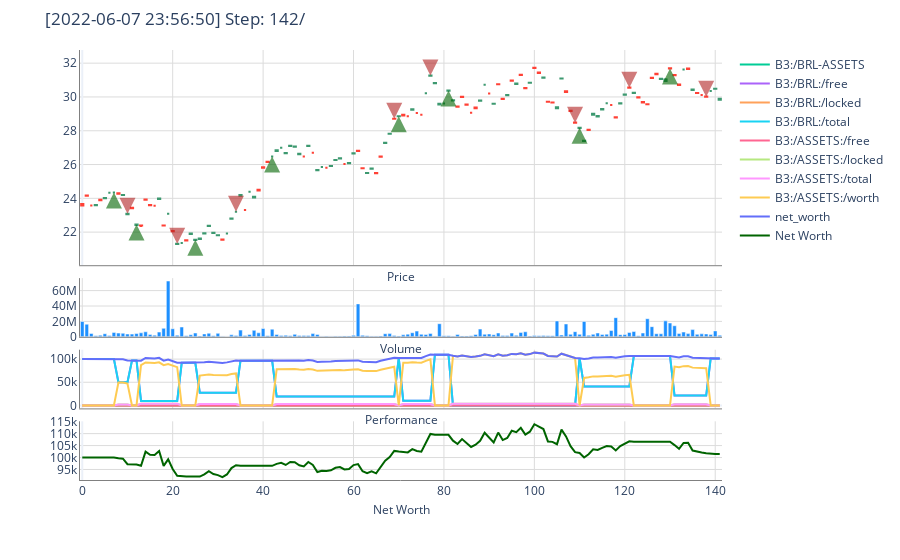

The notebook cell this image was saved under:
### Code cell
# 1. Instantiate the evaluation environment
env, portfolio = create_eval_env({
    "window_size": window_size
})

# 2. Run until episode ends
episode_reward = 0
done = False
obs = env.reset()

while not done:
    action = agent.compute_single_action(obs)
    obs, reward, done, info = env.step(action)
    episode_reward += reward
    
env.render()

portfolio.ledger.as_frame().head(10)

### Figure 1 — Plotly figure (JSON) as saved in the notebook; plotly's stock layout.template omitted (floating-point values rounded to 4 significant figures; data arrays with more than 128 entries replaced by an {"elided": "..."} marker saying what was removed)
{"data": [{"close": {"elided": "142 float values"}, "high": {"elided": "142 float values"}, "low": {"elided": "142 float values"}, "name": "Price", "open": {"elided": "142 float values"}, "showlegend": false, "type": "candlestick", "uid": "a53b54c4-5fd5-483d-9b2b-dbf47e9756a3", "xaxis": "x", "yaxis": "y"}, {"marker": {"color": "DodgerBlue"}, "name": "Volume", "showlegend": false, "type": "bar", "uid": "d9542782-8480-4851-b1e0-00725dd4cb77", "xaxis": "x2", "y": {"elided": "142 float values"}, "yaxis": "y2"}, {"mode": "lines", "name": "B3:/BRL-ASSETS", "type": "scatter", "uid": "ae4aad45-42c3-4a34-9128-117d361ce457", "xaxis": "x3", "y": {"elided": "142 float values"}, "yaxis": "y3"}, {"mode": "lines", "name": "B3:/BRL:/free", "type": "scatter", "uid": "e6844666-ade6-45b4-88e1-b400b448c065", "xaxis": "x3", "y": {"elided": "142 float values"}, "yaxis": "y3"}, {"mode": "lines", "name": "B3:/BRL:/locked", "type": "scatter", "uid": "5e6d5e88-6b53-467f-984b-437e83180e46", "xaxis": "x3", "y": {"elided": "142 int values"}, "yaxis": "y3"}, {"mode": "lines", "name": "B3:/BRL:/total", "type": "scatter", "uid": "0df26acf-289b-4d46-a972-d262b4ac0f06", "xaxis": "x3", "y": {"elided": "142 float values"}, "yaxis": "y3"}, {"mode": "lines", "name": "B3:/ASSETS:/free", "type": "scatter", "uid": "7b03dcde-64f6-4cce-9350-ff393de7a20f", "xaxis": "x3", "y": {"elided": "142 int values"}, "yaxis": "y3"}, {"mode": "lines", "name": "B3:/ASSETS:/locked", "type": "scatter", "uid": "f7f4852e-7264-492e-b94b-df15b9693a15", "xaxis": "x3", "y": {"elided": "142 float values"}, "yaxis": "y3"}, {"mode": "lines", "name": "B3:/ASSETS:/total", "type": "scatter", "uid": "2652b461-878a-4b70-acbf-90e607c59517", "xaxis": "x3", "y": {"elided": "142 float values"}, "yaxis": "y3"}, {"mode": "lines", "name": "B3:/ASSETS:/worth", "type": "scatter", "uid": "ceee45ec-8382-4b04-b851-30e4d668b107", "xaxis": "x3", "y": {"elided": "142 float values"}, "yaxis": "y3"}, {"mode": "lines", "name": "net_worth", "type": "scatter", "uid": "4d8d26ce-82e4-4456-b446-3d723e7dfe78", "xaxis": "x3", "y": {"elided": "142 float values"}, "yaxis": "y3"}, {"marker": {"color": "DarkGreen"}, "mode": "lines", "name": "Net Worth", "type": "scatter", "uid": "47dcf17b-7130-4496-aff1-13ba345f88b2", "xaxis": "x4", "y": {"elided": "142 float values"}, "yaxis": "y4"}], "layout": {"annotations": [{"arrowcolor": "FireBrick", "arrowhead": 2, "arrowsize": 0.8, "arrowwidth": 4, "ax": 0, "ay": -15, "hoverlabel": {"bgcolor": "FireBrick"}, "hovertext": "Step 139 [2022-04-27]<br>SELL 2671.69 ASSETS @ 30.01 BRL MARKET<br>Total: 80177.42 BRL - Comm.: 9.38 ASSETS", "opacity": 0.6, "showarrow": true, "x": 138, "xref": "x", "y": 30.01, "yref": "y"}, {"arrowcolor": "DarkGreen", "arrowhead": 2, "arrowsize": 0.8, "arrowwidth": 4, "ax": 0, "ay": 15, "hoverlabel": {"bgcolor": "DarkGreen"}, "hovertext": "Step 131 [2022-04-13]<br>BUY 2681.07 ASSETS @ 31.69 BRL MARKET<br>Total: 84963.01 BRL - Comm.: 298.41 BRL", "opacity": 0.6, "showarrow": true, "x": 130, "xref": "x", "y": 31.69, "yref": "y"}, {"arrowcolor": "FireBrick", "arrowhead": 2, "arrowsize": 0.8, "arrowwidth": 4, "ax": 0, "ay": -15, "hoverlabel": {"bgcolor": "FireBrick"}, "hovertext": "Step 122 [2022-03-31]<br>SELL 2154.42 ASSETS @ 30.55 BRL MARKET<br>Total: 65817.53 BRL - Comm.: 7.57 ASSETS", "opacity": 0.6, "showarrow": true, "x": 121, "xref": "x", "y": 30.55, "yref": "y"}, {"arrowcolor": "DarkGreen", "arrowhead": 2, "arrowsize": 0.8, "arrowwidth": 4, "ax": 0, "ay": 15, "hoverlabel": {"bgcolor": "DarkGreen"}, "hovertext": "Step 111 [2022-03-16]<br>BUY 2161.99 ASSETS @ 28.18 BRL MARKET<br>Total: 60924.88 BRL - Comm.: 213.99 BRL", "opacity": 0.6, "showarrow": true, "x": 110, "xref": "x", "y": 28.18, "yref": "y"}, {"arrowcolor": "FireBrick", "arrowhead": 2, "arrowsize": 0.8, "arrowwidth": 4, "ax": 0, "ay": -15, "hoverlabel": {"bgcolor": "FireBrick"}, "hovertext": "Step 110 [2022-03-15]<br>SELL 3579.14 ASSETS @ 28.47 BRL MARKET<br>Total: 101898.12 BRL - Comm.: 12.57 ASSETS", "opacity": 0.6, "showarrow": true, "x": 109, "xref": "x", "y": 28.47, "yref": "y"}, {"arrowcolor": "DarkGreen", "arrowhead": 2, "arrowsize": 0.8, "arrowwidth": 4, "ax": 0, "ay": 15, "hoverlabel": {"bgcolor": "DarkGreen"}, "hovertext": "Step 82 [2022-02-01]<br>BUY 3591.71 ASSETS @ 30.38 BRL MARKET<br>Total: 109116.29 BRL - Comm.: 383.25 BRL", "opacity": 0.6, "showarrow": true, "x": 81, "xref": "x", "y": 30.38, "yref": "y"}, {"arrowcolor": "FireBrick", "arrowhead": 2, "arrowsize": 0.8, "arrowwidth": 4, "ax": 0, "ay": -15, "hoverlabel": {"bgcolor": "FireBrick"}, "hovertext": "Step 78 [2022-01-26]<br>SELL 3173.97 ASSETS @ 31.27 BRL MARKET<br>Total: 99250.04 BRL - Comm.: 11.15 ASSETS", "opacity": 0.6, "showarrow": true, "x": 77, "xref": "x", "y": 31.27, "yref": "y"}, {"arrowcolor": "DarkGreen", "arrowhead": 2, "arrowsize": 0.8, "arrowwidth": 4, "ax": 0, "ay": 15, "hoverlabel": {"bgcolor": "DarkGreen"}, "hovertext": "Step 71 [2022-01-17]<br>BUY 3185.12 ASSETS @ 28.86 BRL MARKET<br>Total: 91922.6 BRL - Comm.: 322.86 BRL", "opacity": 0.6, "showarrow": true, "x": 70, "xref": "x", "y": 28.86, "yref": "y"}, {"arrowcolor": "FireBrick", "arrowhead": 2, "arrowsize": 0.8, "arrowwidth": 4, "ax": 0, "ay": -15, "hoverlabel": {"bgcolor": "FireBrick"}, "hovertext": "Step 70 [2022-01-14]<br>SELL 2897.46 ASSETS @ 28.71 BRL MARKET<br>Total: 83186.08 BRL - Comm.: 10.18 ASSETS", "opacity": 0.6, "showarrow": true, "x": 69, "xref": "x", "y": 28.71, "yref": "y"}, {"arrowcolor": "DarkGreen", "arrowhead": 2, "arrowsize": 0.8, "arrowwidth": 4, "ax": 0, "ay": 15, "hoverlabel": {"bgcolor": "DarkGreen"}, "hovertext": "Step 43 [2021-12-06]<br>BUY 2907.64 ASSETS @ 26.47 BRL MARKET<br>Total: 76965.21 BRL - Comm.: 270.32 BRL", "opacity": 0.6, "showarrow": true, "x": 42, "xref": "x", "y": 26.47, "yref": "y"}, {"arrowcolor": "FireBrick", "arrowhead": 2, "arrowsize": 0.8, "arrowwidth": 4, "ax": 0, "ay": -15, "hoverlabel": {"bgcolor": "FireBrick"}, "hovertext": "Step 35 [2021-11-24]<br>SELL 2969.62 ASSETS @ 23.21 BRL MARKET<br>Total: 68924.88 BRL - Comm.: 10.43 ASSETS", "opacity": 0.6, "showarrow": true, "x": 34, "xref": "x", "y": 23.21, "yref": "y"}, {"arrowcolor": "DarkGreen", "arrowhead": 2, "arrowsize": 0.8, "arrowwidth": 4, "ax": 0, "ay": 15, "hoverlabel": {"bgcolor": "DarkGreen"}, "hovertext": "Step 26 [2021-11-10]<br>BUY 2980.05 ASSETS @ 21.55 BRL MARKET<br>Total: 64220.02 BRL - Comm.: 225.56 BRL", "opacity": 0.6, "showarrow": true, "x": 25, "xref": "x", "y": 21.55, "yref": "y"}, {"arrowcolor": "FireBrick", "arrowhead": 2, "arrowsize": 0.8, "arrowwidth": 4, "ax": 0, "ay": -15, "hoverlabel": {"bgcolor": "FireBrick"}, "hovertext": "Step 22 [2021-11-04]<br>SELL 3864.71 ASSETS @ 21.31 BRL MARKET<br>Total: 82356.97 BRL - Comm.: 13.57 ASSETS", "opacity": 0.6, "showarrow": true, "x": 21, "xref": "x", "y": 21.31, "yref": "y"}, {"arrowcolor": "DarkGreen", "arrowhead": 2, "arrowsize": 0.8, "arrowwidth": 4, "ax": 0, "ay": 15, "hoverlabel": {"bgcolor": "DarkGreen"}, "hovertext": "Step 13 [2021-10-21]<br>BUY 3878.28 ASSETS @ 22.45 BRL MARKET<br>Total: 87067.48 BRL - Comm.: 305.81 BRL", "opacity": 0.6, "showarrow": true, "x": 12, "xref": "x", "y": 22.45, "yref": "y"}, {"arrowcolor": "FireBrick", "arrowhead": 2, "arrowsize": 0.8, "arrowwidth": 4, "ax": 0, "ay": -15, "hoverlabel": {"bgcolor": "FireBrick"}, "hovertext": "Step 11 [2021-10-19]<br>SELL 2039.04 ASSETS @ 23.09 BRL MARKET<br>Total: 47081.43 BRL - Comm.: 7.16 ASSETS", "opacity": 0.6, "showarrow": true, "x": 10, "xref": "x", "y": 23.09, "yref": "y"}, {"arrowcolor": "DarkGreen", "arrowhead": 2, "arrowsize": 0.8, "arrowwidth": 4, "ax": 0, "ay": 15, "hoverlabel": {"bgcolor": "DarkGreen"}, "hovertext": "Step 8 [2021-10-14]<br>BUY 2046.2 ASSETS @ 24.35 BRL MARKET<br>Total: 49825.0 BRL - Comm.: 175.00 BRL", "opacity": 0.6, "showarrow": true, "x": 7, "xref": "x", "y": 24.35, "yref": "y"}], "margin": {"t": 50}, "title": {"text": "[2022-06-07 23:56:50] Step: 142/"}, "xaxis": {"anchor": "y", "domain": [0, 1], "gridcolor": "Gainsboro", "linecolor": "Grey", "matches": "x4", "rangeslider": {"visible": false}, "showticklabels": false, "title": {"font": {"size": 12}, "standoff": 7, "text": "Price"}}, "xaxis2": {"anchor": "y2", "domain": [0, 1], "gridcolor": "Gainsboro", "linecolor": "Grey", "matches": "x4", "showticklabels": false, "title": {"font": {"size": 12}, "standoff": 7, "text": "Volume"}}, "xaxis3": {"anchor": "y3", "domain": [0, 1], "gridcolor": "Gainsboro", "linecolor": "Grey", "matches": "x4", "showticklabels": false, "title": {"font": {"size": 12}, "standoff": 7, "text": "Performance"}}, "xaxis4": {"anchor": "y4", "domain": [0, 1], "gridcolor": "Gainsboro", "linecolor": "Grey", "title": {"font": {"size": 12}, "standoff": 7, "text": "Net Worth"}}, "yaxis": {"anchor": "x", "domain": [0.4995, 1], "gridcolor": "Gainsboro", "linecolor": "Grey"}, "yaxis2": {"anchor": "x2", "domain": [0.333, 0.4695], "gridcolor": "Gainsboro", "linecolor": "Grey"}, "yaxis3": {"anchor": "x3", "domain": [0.1665, 0.303], "gridcolor": "Gainsboro", "linecolor": "Grey"}, "yaxis4": {"anchor": "x4", "domain": [0, 0.1365], "gridcolor": "Gainsboro", "linecolor": "Grey"}}}
